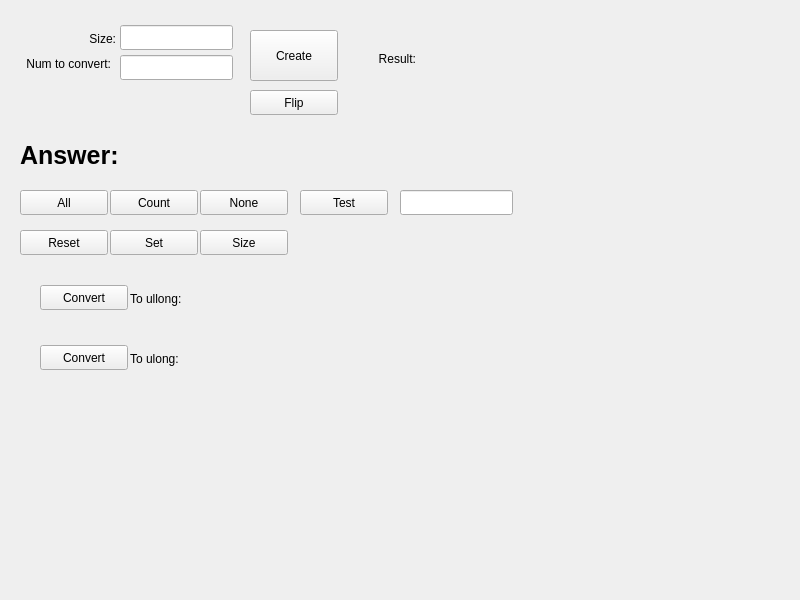
<?xml version="1.0" encoding="UTF-8"?>
<ui version="4.0">
 <class>MainWindow</class>
 <widget class="QMainWindow" name="MainWindow">
  <property name="geometry">
   <rect>
    <x>0</x>
    <y>0</y>
    <width>800</width>
    <height>600</height>
   </rect>
  </property>
  <property name="windowTitle">
   <string>MainWindow</string>
  </property>
  <widget class="QWidget" name="centralwidget">
   <widget class="QLineEdit" name="lineEdit">
    <property name="geometry">
     <rect>
      <x>120</x>
      <y>25</y>
      <width>113</width>
      <height>25</height>
     </rect>
    </property>
   </widget>
   <widget class="QLineEdit" name="lineEdit_2">
    <property name="geometry">
     <rect>
      <x>120</x>
      <y>55</y>
      <width>113</width>
      <height>25</height>
     </rect>
    </property>
   </widget>
   <widget class="QLabel" name="label">
    <property name="geometry">
     <rect>
      <x>50</x>
      <y>30</y>
      <width>66</width>
      <height>17</height>
     </rect>
    </property>
    <property name="text">
     <string>Size:</string>
    </property>
    <property name="alignment">
     <set>Qt::AlignRight|Qt::AlignTrailing|Qt::AlignVCenter</set>
    </property>
   </widget>
   <widget class="QLabel" name="label_2">
    <property name="geometry">
     <rect>
      <x>0</x>
      <y>55</y>
      <width>111</width>
      <height>17</height>
     </rect>
    </property>
    <property name="text">
     <string>Num to convert:</string>
    </property>
    <property name="alignment">
     <set>Qt::AlignRight|Qt::AlignTrailing|Qt::AlignVCenter</set>
    </property>
   </widget>
   <widget class="QPushButton" name="pushButton">
    <property name="geometry">
     <rect>
      <x>250</x>
      <y>30</y>
      <width>88</width>
      <height>51</height>
     </rect>
    </property>
    <property name="text">
     <string>Create</string>
    </property>
   </widget>
   <widget class="QLabel" name="label_3">
    <property name="geometry">
     <rect>
      <x>350</x>
      <y>50</y>
      <width>66</width>
      <height>17</height>
     </rect>
    </property>
    <property name="text">
     <string>Result:</string>
    </property>
    <property name="alignment">
     <set>Qt::AlignRight|Qt::AlignTrailing|Qt::AlignVCenter</set>
    </property>
   </widget>
   <widget class="QLabel" name="label_Result">
    <property name="geometry">
     <rect>
      <x>420</x>
      <y>30</y>
      <width>221</width>
      <height>51</height>
     </rect>
    </property>
    <property name="font">
     <font>
      <pointsize>20</pointsize>
     </font>
    </property>
    <property name="text">
     <string/>
    </property>
   </widget>
   <widget class="QLabel" name="label_4">
    <property name="geometry">
     <rect>
      <x>20</x>
      <y>140</y>
      <width>101</width>
      <height>31</height>
     </rect>
    </property>
    <property name="font">
     <font>
      <pointsize>19</pointsize>
      <bold>true</bold>
     </font>
    </property>
    <property name="text">
     <string>Answer:</string>
    </property>
   </widget>
   <widget class="QLabel" name="label_Answer">
    <property name="geometry">
     <rect>
      <x>140</x>
      <y>130</y>
      <width>201</width>
      <height>51</height>
     </rect>
    </property>
    <property name="text">
     <string/>
    </property>
   </widget>
   <widget class="QPushButton" name="All">
    <property name="geometry">
     <rect>
      <x>20</x>
      <y>190</y>
      <width>88</width>
      <height>25</height>
     </rect>
    </property>
    <property name="text">
     <string>All</string>
    </property>
   </widget>
   <widget class="QPushButton" name="Count">
    <property name="geometry">
     <rect>
      <x>110</x>
      <y>190</y>
      <width>88</width>
      <height>25</height>
     </rect>
    </property>
    <property name="text">
     <string>Count</string>
    </property>
   </widget>
   <widget class="QPushButton" name="Flip">
    <property name="geometry">
     <rect>
      <x>250</x>
      <y>90</y>
      <width>88</width>
      <height>25</height>
     </rect>
    </property>
    <property name="text">
     <string>Flip</string>
    </property>
   </widget>
   <widget class="QPushButton" name="None">
    <property name="geometry">
     <rect>
      <x>200</x>
      <y>190</y>
      <width>88</width>
      <height>25</height>
     </rect>
    </property>
    <property name="text">
     <string>None</string>
    </property>
   </widget>
   <widget class="QPushButton" name="Reset">
    <property name="geometry">
     <rect>
      <x>20</x>
      <y>230</y>
      <width>88</width>
      <height>25</height>
     </rect>
    </property>
    <property name="text">
     <string>Reset</string>
    </property>
   </widget>
   <widget class="QPushButton" name="Set">
    <property name="geometry">
     <rect>
      <x>110</x>
      <y>230</y>
      <width>88</width>
      <height>25</height>
     </rect>
    </property>
    <property name="text">
     <string>Set</string>
    </property>
   </widget>
   <widget class="QPushButton" name="Size">
    <property name="geometry">
     <rect>
      <x>200</x>
      <y>230</y>
      <width>88</width>
      <height>25</height>
     </rect>
    </property>
    <property name="text">
     <string>Size</string>
    </property>
   </widget>
   <widget class="QPushButton" name="Test">
    <property name="geometry">
     <rect>
      <x>300</x>
      <y>190</y>
      <width>88</width>
      <height>25</height>
     </rect>
    </property>
    <property name="text">
     <string>Test</string>
    </property>
   </widget>
   <widget class="QLineEdit" name="lineEdit_Test">
    <property name="geometry">
     <rect>
      <x>400</x>
      <y>190</y>
      <width>113</width>
      <height>25</height>
     </rect>
    </property>
   </widget>
   <widget class="QLabel" name="label_5">
    <property name="geometry">
     <rect>
      <x>130</x>
      <y>290</y>
      <width>66</width>
      <height>17</height>
     </rect>
    </property>
    <property name="text">
     <string>To ullong:</string>
    </property>
   </widget>
   <widget class="QLabel" name="To_Ullong">
    <property name="geometry">
     <rect>
      <x>210</x>
      <y>279</y>
      <width>141</width>
      <height>41</height>
     </rect>
    </property>
    <property name="text">
     <string/>
    </property>
   </widget>
   <widget class="QLabel" name="label_7">
    <property name="geometry">
     <rect>
      <x>130</x>
      <y>350</y>
      <width>66</width>
      <height>17</height>
     </rect>
    </property>
    <property name="text">
     <string>To ulong:</string>
    </property>
   </widget>
   <widget class="QLabel" name="To_Ulong">
    <property name="geometry">
     <rect>
      <x>210</x>
      <y>330</y>
      <width>141</width>
      <height>41</height>
     </rect>
    </property>
    <property name="text">
     <string/>
    </property>
   </widget>
   <widget class="QPushButton" name="pushButton_2">
    <property name="geometry">
     <rect>
      <x>40</x>
      <y>285</y>
      <width>88</width>
      <height>25</height>
     </rect>
    </property>
    <property name="text">
     <string>Convert</string>
    </property>
   </widget>
   <widget class="QPushButton" name="pushButton_3">
    <property name="geometry">
     <rect>
      <x>40</x>
      <y>345</y>
      <width>88</width>
      <height>25</height>
     </rect>
    </property>
    <property name="text">
     <string>Convert</string>
    </property>
   </widget>
  </widget>
 </widget>
 <resources/>
 <connections/>
</ui>
